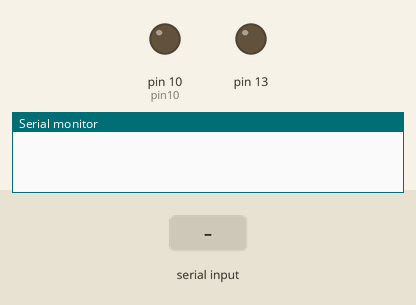
Simulated run of this sketch. Board: Arduino Uno, built with avr-gcc and run on an emulated ATmega328P. Shown: output pins drawn as LEDs (lit = HIGH), the last lines printed to the serial monitor. The test bench sets the inputs (shaded band).

Above: at 1.2 s.
1.3 s: "o" received over Serial
At 2.2 s:
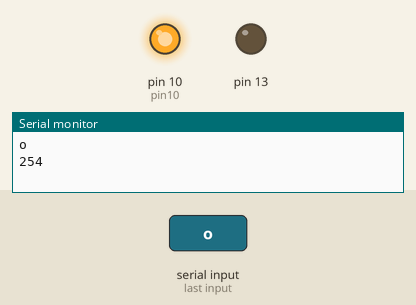
2.8 s: "u" received over Serial
At 3.9 s:
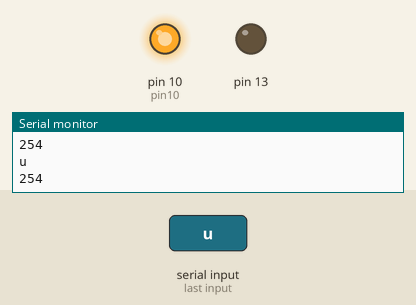
4.3 s: "f" received over Serial
At 5.1 s:
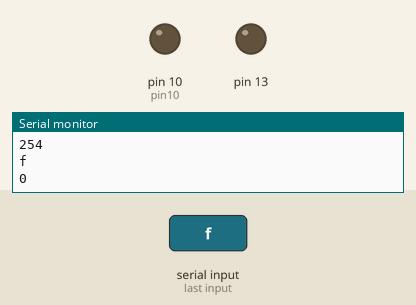
Timing chart, 0 to 7.3 s (numbered marks = the images above; inputs shaded):
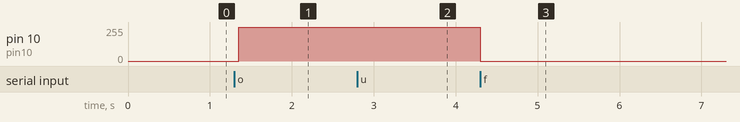

Measured:
- after the input at 1.3 s, pin 10 (pin10): 0/255 → 255/255 after 0.05 s
- after the input at 2.8 s, pin 10 (pin10): 255/255 → 254/255 at once
- after the input at 4.3 s, pin 10 (pin10): 254/255 → 0/255 at once

The sketch:

bluethooth1.ino
```cpp
int pin10 = 10;
int brightness = 0;
void setup() {
  // put your setup code here, to run once:
  pinMode(pin10,OUTPUT);
  pinMode(13,OUTPUT);

  Serial.begin(9600);
}

void loop() {
  // put your main code here, to run repeatedly:
  digitalWrite(13,LOW);
  if(Serial.available()>0){
    char data = Serial.read();
    if(data == 'o'){
      digitalWrite(pin10,HIGH);
      brightness=255;
    }
    else if(data == 'f'){
      digitalWrite(pin10,LOW);
      brightness=0;
    }
    else if(data =='u'){
      analogWrite(pin10,brightness);
      brightness+=10;
    }
    else if(data =='d'){
      analogWrite(pin10,brightness);
      brightness-=10;
    }
    if(brightness<0) brightness = 0;
    else if(brightness>254) brightness =254;
    Serial.println(data);
    Serial.println(brightness);

  }
  delay(50);
}
```
